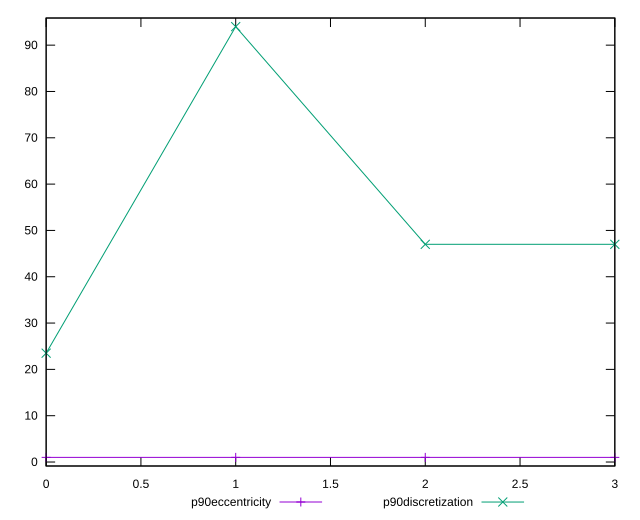

Recreate this plot in gnuplot.
reset

$p90Eccentricity <<EOF
0 1.0000000000000018
1 1
2 1.0000000000000029
3 1.000000000000001
EOF

$p90Discretization <<EOF
0 23.5
1 94
2 47
3 47
EOF

set key outside below
set xrange [0:3]
set yrange [-0.8600000000000001:95.86]
set trange [-0.8600000000000001:95.86]
set terminal svg size 640, 520 enhanced background rgb 'white'
set output "reports/report_00031_2021-02-24T23-18-18.084Z/cumulative-layout-shift/progression/eccentricity.svg"

plot $p90Eccentricity title "p90eccentricity" with linespoints, \
     $p90Discretization title "p90discretization" with linespoints

reset
